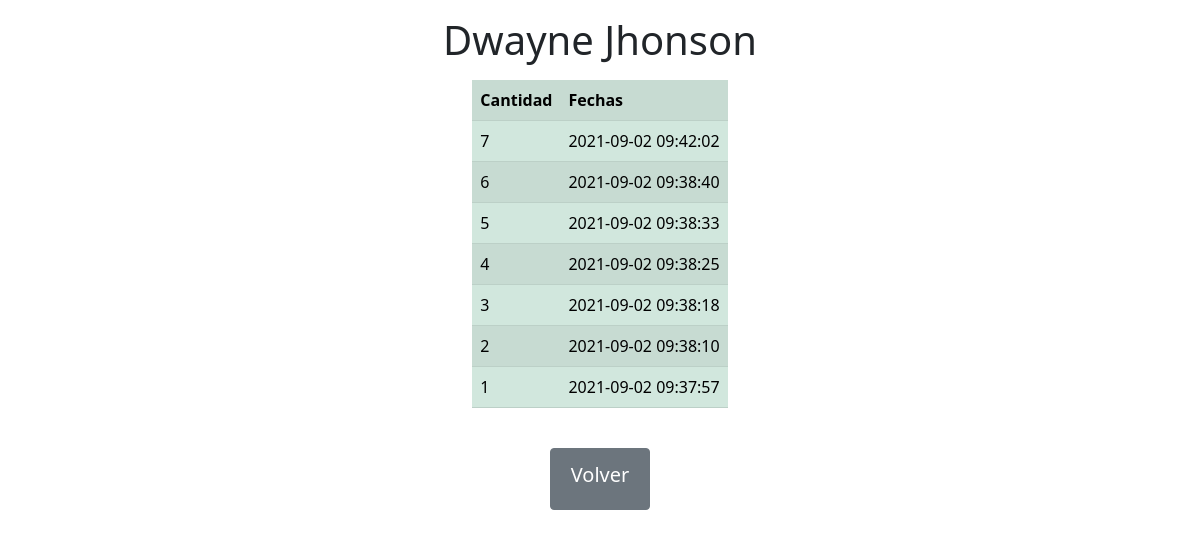
Page /views/attendancelist.php?id=5 (signed in) on the committed database.
### tables this page shows
CREATE TABLE `asistencia` (
  `id` int(7) NOT NULL,
  `idStudent` int(7) NOT NULL,
  `name` varchar(100) NOT NULL,
  `lastName` varchar(100) NOT NULL,
  `fecha` timestamp NOT NULL DEFAULT CURRENT_TIMESTAMP
);

### controllers/controller.php (called while the page is built, shortened)
<?php
require_once("../models/accounts.php");
require_once("../models/Attendance.php");
class Controller{
  private $attendance;
  public function __construct(){
    $this->attendance = new Attendance();
  }
  public function selectDate($id){
    $arrayDate = $this->attendance->selectDate($id);
    return $arrayDate;
  }
}
?>

### models/conexion.php (called while the page is built, shortened)
<?php
class Conexion{
  private $host = "localhost";
  private $root = "root";
  private $pass = "";
  private $daba = "verificador_asistencia";
  public function __construct(){
    $this->conexion = new mysqli($this->host,$this->root,$this->pass,$this->daba);
  }
}
?>

### models/attendance.php (called while the page is built, shortened)
<?php
require_once("conexion.php");
class Attendance extends Conexion{
  public function selectDate($id){
    $petition = "SELECT * FROM `asistencia` WHERE idStudent = $id ORDER BY fecha DESC";
    if ($respSQL = $this->conexion->query($petition)) {
      while($row = $respSQL->fetch_assoc()){
        $array[] = [
          "id" => $row["id"],
          "idStudent" => $row["idStudent"],
          "nombre" => $row["name"],
          "apellido" => $row["lastName"],
          "fecha" => $row["fecha"]
        ];
      }
    }
    if(!empty($array))return $array;
    else return null;
  }
}
?>

### views/attendancelist.php (the view, shortened to what this page needs)
<?php
require_once("../controllers/controller.php");
require("parts/html1.php");
$id = $_GET["id"];
$controller = new Controller();
$list = $controller->selectDate($id);
?>
<h1 class="fs-1 text-center my-3"><?= $list[0]["nombre"]." ".$list[0]["apellido"]?></h1>
<div class="d-flex justify-content-center m-3">
  <table class="table table-success table-striped d-flex justify-content-center">
    <tr>
      <th scope="col">Cantidad</th>
      <th scope="col">Fechas</th>
    </tr>
    <?php if (!empty($list)):?>
      <?php $amount = count($list) ?>
    <?php foreach ($list as $value):?>
    <tr>
      <td><?= $amount ?></td>
      <td><?= $value["fecha"] ?></td>
      <?php $amount = $amount-1 ?>
    </tr>
    <?php endforeach; ?>
    <?php endif; ?>
  </table>
</div>
<div class="d-flex justify-content-center">
  <a href="../index.php"><button class="btn btn-secondary my-2"><h1 class="h5 p-2">Volver</h1></button></a>
</div>
<?php
require("parts/html1.php");
?>

### rows in the picture
asistencia: name "Dwayne", lastName "Jhonson", fecha "2021-09-02 09:42:02"
asistencia: amount "6", fecha "2021-09-02 09:38:40"
asistencia: amount "5", fecha "2021-09-02 09:38:33"
asistencia: amount "4", fecha "2021-09-02 09:38:25"
asistencia: amount "3", fecha "2021-09-02 09:38:18"
asistencia: amount "2", fecha "2021-09-02 09:38:10"
asistencia: amount "1", fecha "2021-09-02 09:37:57"
